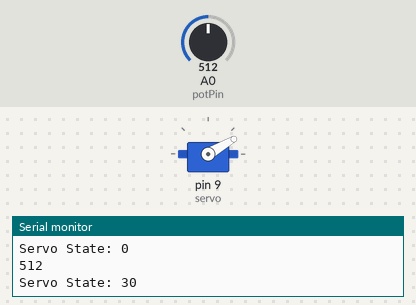
Simulated run of this sketch. Board: Arduino Uno, built with avr-gcc and run on an emulated ATmega328P. On the bench: servo, the last lines printed to the serial monitor. The inputs (shaded band) are chosen by the test bench; at power-on: A0 (potPin) = 512.

Above: at 2.8 s.
2.9 s: A0 (potPin) set to 487
At 3.7 s:
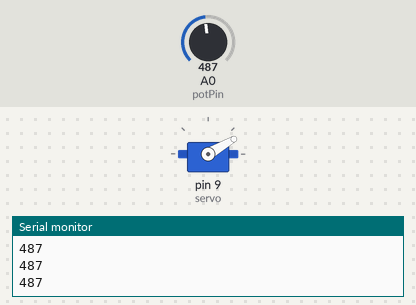
6.4 s: A0 (potPin) set to 510
At 6.8 s:
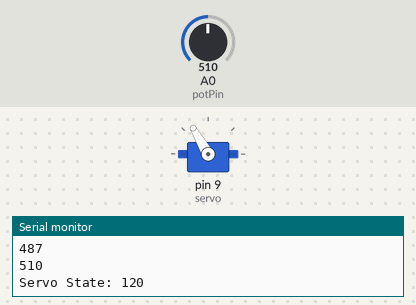
At 11.8 s:
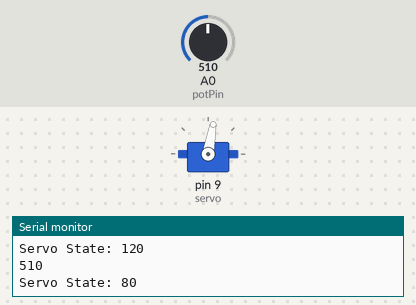
17.1 s: A0 (potPin) set to 511
Timing chart, 0 to 23.4 s (numbered marks = the images above; inputs shaded):
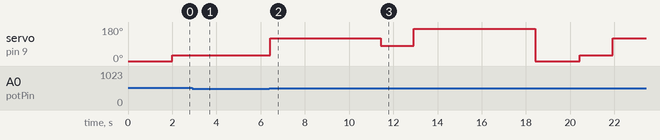

Measured:
- after the input at 2.9 s, servo on pin 9 (servo): stays 30° (without the input it goes to 120° after 0.60 s)
- after the input at 6.4 s, servo on pin 9 (servo): 30° → 120° at once, → 80° 5.0 s later, → 170° 1.5 s later

The sketch:

servo-motor-drive.ino
```cpp
#include <Servo.h>

Servo servo;

int potPin = 0;
int analogicValue;
int servoState = 0;

void setup()
{
  servo.attach(9);
  Serial.begin(9600);
}

void loop()
{
  analogicValue = analogRead(potPin);
  Serial.println(analogicValue);
  int analogicMapped = map(analogicValue, 0, 1023, 0, 190);

  if (analogicValue > 500) {
    Serial.print("Servo State: ");
    Serial.println(servoState);

    switch (servoState) {
      case 0:
        servo.write(servoState);
        delay(2000);
        servoState = 30;
        break;

      case 30:
        servo.write(servoState);
        delay(1500);
        servoState = 120;
        break;

        case 120:
        servo.write(servoState);
        delay(5000);
        servoState = 80;
        break;

        case 80:
        servo.write(servoState);
        delay(1500);
        servoState = 170;
        break;

        case 170:
        servo.write(servoState);
        delay(5500);
        servoState = 0;
        break;

      default:
        servoState = 0;
        break;
    }
  }


}
```
